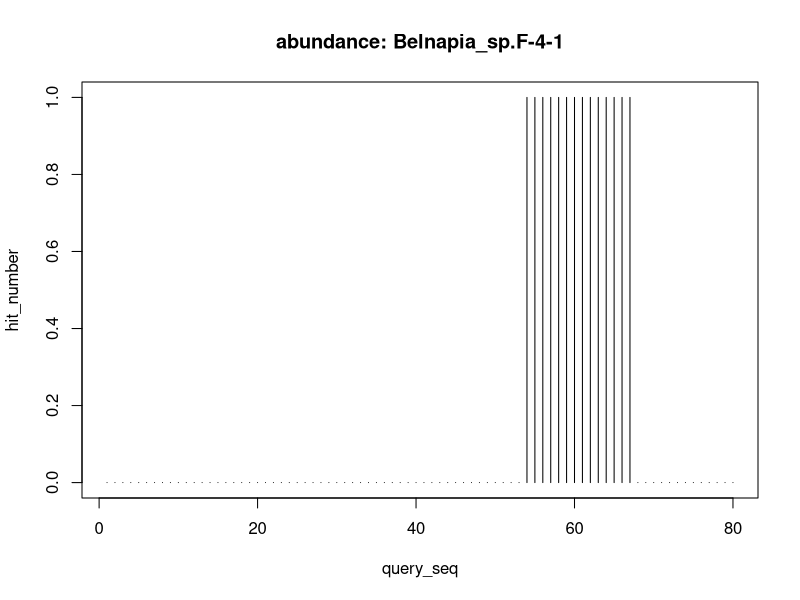

Write the R code that produced this figure.
x=c(1,2,3,4,5,6,7,8,9,10,11,12,13,14,15,16,17,18,19,20,21,22,23,24,25,26,27,28,29,30,31,32,33,34,35,36,37,38,39,40,41,42,43,44,45,46,47,48,49,50,51,52,53,54,55,56,57,58,59,60,61,62,63,64,65,66,67,68,69,70,71,72,73,74,75,76,77,78,79,80)
y=c(0,0,0,0,0,0,0,0,0,0,0,0,0,0,0,0,0,0,0,0,0,0,0,0,0,0,0,0,0,0,0,0,0,0,0,0,0,0,0,0,0,0,0,0,0,0,0,0,0,0,0,0,0,1,1,1,1,1,1,1,1,1,1,1,1,1,1,0,0,0,0,0,0,0,0,0,0,0,0,0)
plot(x,y,type="h",main="abundance: Belnapia_sp.F-4-1",xlab="query_seq",ylab="hit_number")